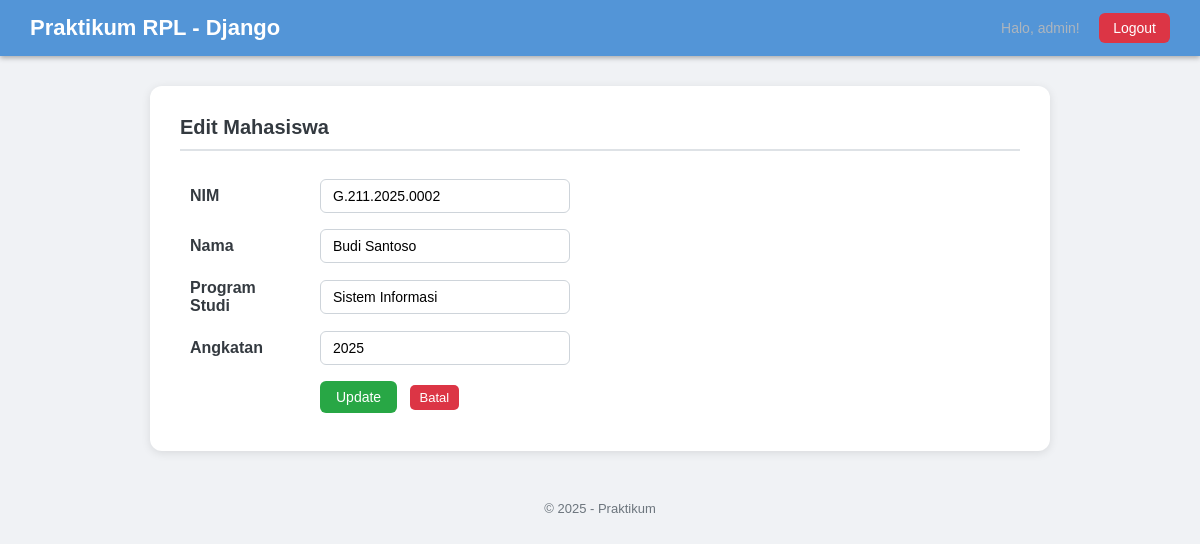
Page /mahasiswa/edit/2/ (signed in) on the committed database.
### mahasiswa/models.py (models this page shows, shortened)
class Mahasiswa(models.Model):
    nim = models.CharField(max_length=15, unique=True)
    nama = models.CharField(max_length=100)
    programstudi = models.CharField(max_length=50)
    angkatan = models.CharField(max_length=4, default="2025")

### mahasiswa/views.py (the view, shortened to what this page needs)
# urls.py: path('edit/<int:id>/', views.edit_mahasiswa, name='edit_mahasiswa'),
@login_required(login_url='/accounts/login/')
def edit_mahasiswa(request, id):
    mhs = get_object_or_404(Mahasiswa, id=id)
    return render(request, 'mahasiswa/edit.html', {'mhs': mhs})

### mahasiswa/templates/mahasiswa/edit.html (shortened to what this page needs)
{% extends 'mahasiswa/base.html' %}
{% block content %}
<h2>Edit Mahasiswa</h2>
<form method="POST">
    <table>
        <tr>
            <td>NIM</td>
            <td><input type="text" name="nim" value="{{ mhs.nim }}" required></td>
        </tr>
        <tr>
            <td>Nama</td>
            <td><input type="text" name="nama" value="{{ mhs.nama }}" required></td>
        </tr>
        <tr>
            <td>Program Studi</td>
            <td><input type="text" name="programstudi" value="{{ mhs.programstudi }}" required></td>
        </tr>
        <tr>
            <td>Angkatan</td>
            <td><input type="number" name="angkatan" value="{{ mhs.angkatan }}" required></td>
        </tr>
        <tr>
            <td></td>
            <td>
                <button type="submit">Update</button>
                <a href="{% url 'daftar_mahasiswa' %}">Batal</a>
            </td>
        </tr>
    </table>
</form>
{% endblock %}

### mahasiswa/templates/mahasiswa/base.html (shortened to what this page needs)
{% load static %}
<!DOCTYPE html>
<html lang="id">
<head>
    <link rel="stylesheet" href="{% static 'mahasiswa/css/style.css' %}">
</head>
<body>
    <header>
        <h1>Praktikum RPL - Django</h1>
        <nav>
            {% if user.is_authenticated %}
                <span>Halo, {{ user.username }}!</span>
                <a href="{% url 'logout' %}">Logout</a>
            {% else %}
                <a href="{% url 'login' %}">Login</a>
            {% endif %}
        </nav>
    </header>
    <main>
        {% block content %}{% endblock %}
    </main>
    <footer>
        <p>&copy; 2025 - Praktikum</p>
    </footer>
</body>
</html>

### mahasiswa/static/mahasiswa/css/style.css (style rules this page uses)
* { margin: 0; padding: 0; box-sizing: border-box; }
body { font-family: Arial, sans-serif; background-color: #f0f2f5; color: #333; }
header { background-color: #5395d7; color: white; padding: 15px 30px; display: flex; justify-content: space-between; align-items: center; box-shadow: 0 2px 5px rgba(0,0,0,0.3); }
header h1 { font-size: 22px; color: white; }
header nav a { margin-left: 15px; text-decoration: none; color: white; background-color: #dc3545; padding: 7px 14px; border-radius: 6px; font-size: 14px; }
header nav span { color: #adb5bd; font-size: 14px; }
main { max-width: 900px; margin: 30px auto; background: white; padding: 30px; border-radius: 12px; box-shadow: 0 2px 10px rgba(0,0,0,0.1); }
main h2 { margin-bottom: 20px; font-size: 20px; color: #343a40; border-bottom: 2px solid #dee2e6; padding-bottom: 10px; }
table { width: 100%; border-collapse: collapse; }
table td { padding: 10px 15px; border-bottom: 1px solid #dee2e6; }
footer { text-align: center; padding: 20px; color: #6c757d; font-size: 13px; margin-top: 20px; }
table td a { display: inline-block; padding: 5px 10px; border-radius: 5px; text-decoration: none; font-size: 13px; margin-right: 5px; }
table td a:last-child { background-color: #dc3545; color: white; }
form table { border: none; width: auto; }
form table td { padding: 8px 10px; border: none; }
form table td:first-child { font-weight: bold; width: 130px; color: #343a40; }
form input[type=text], form input[type=number] { padding: 8px 12px; border: 1px solid #ced4da; border-radius: 6px; width: 250px; font-size: 14px; }
form button[type=submit] { background-color: #28a745; color: white; border: none; padding: 8px 16px; border-radius: 6px; cursor: pointer; font-size: 14px; }
form a { background-color: #6c757d; color: white; padding: 8px 16px; border-radius: 6px; text-decoration: none; font-size: 14px; margin-left: 8px; }

### rows in the picture
Mahasiswa: nim "G.211.2025.0002", nama "Budi Santoso", programstudi "Sistem Informasi", angkatan "2025"

### other values in the picture
{{ user.username }} "admin"
